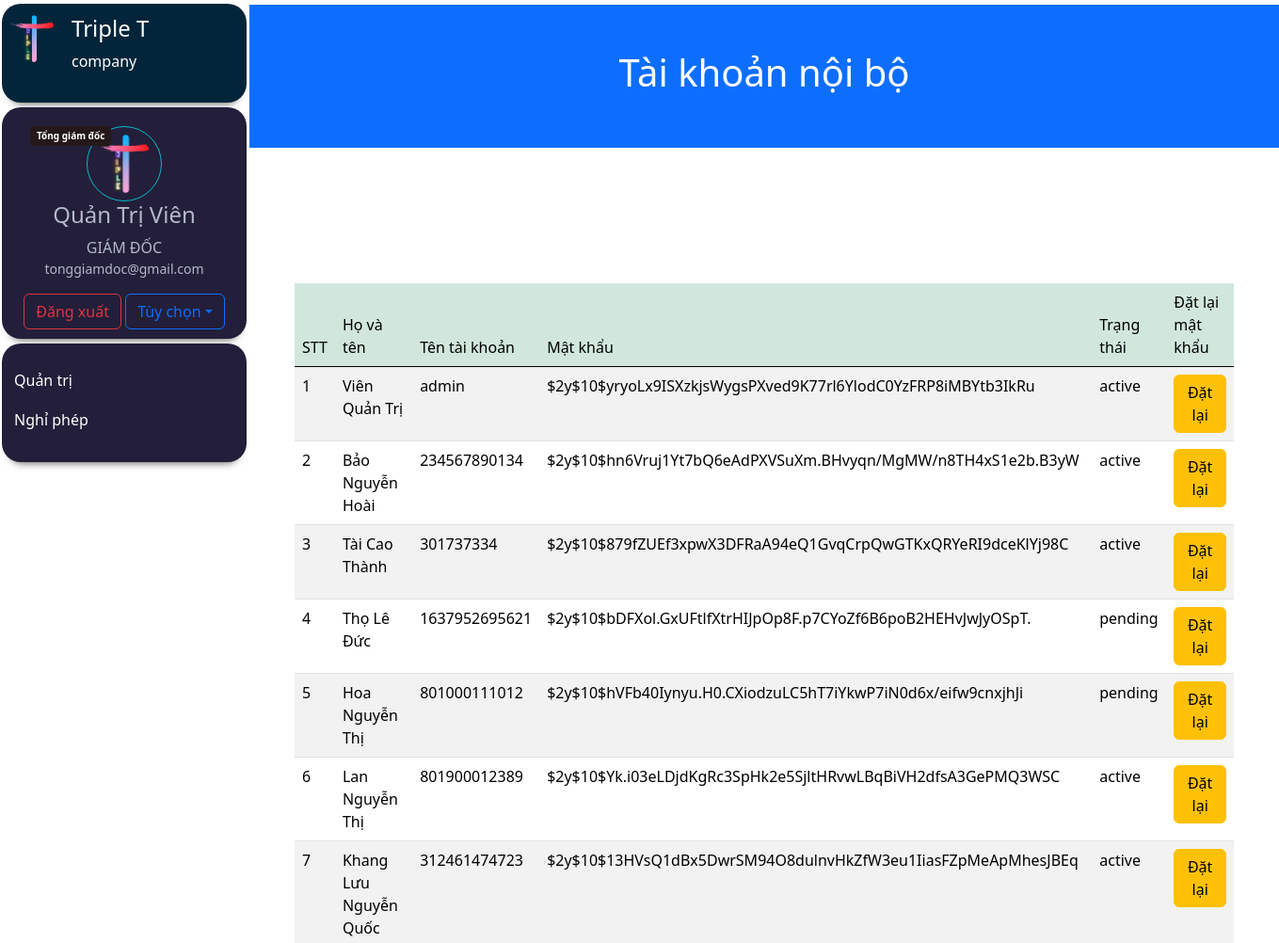
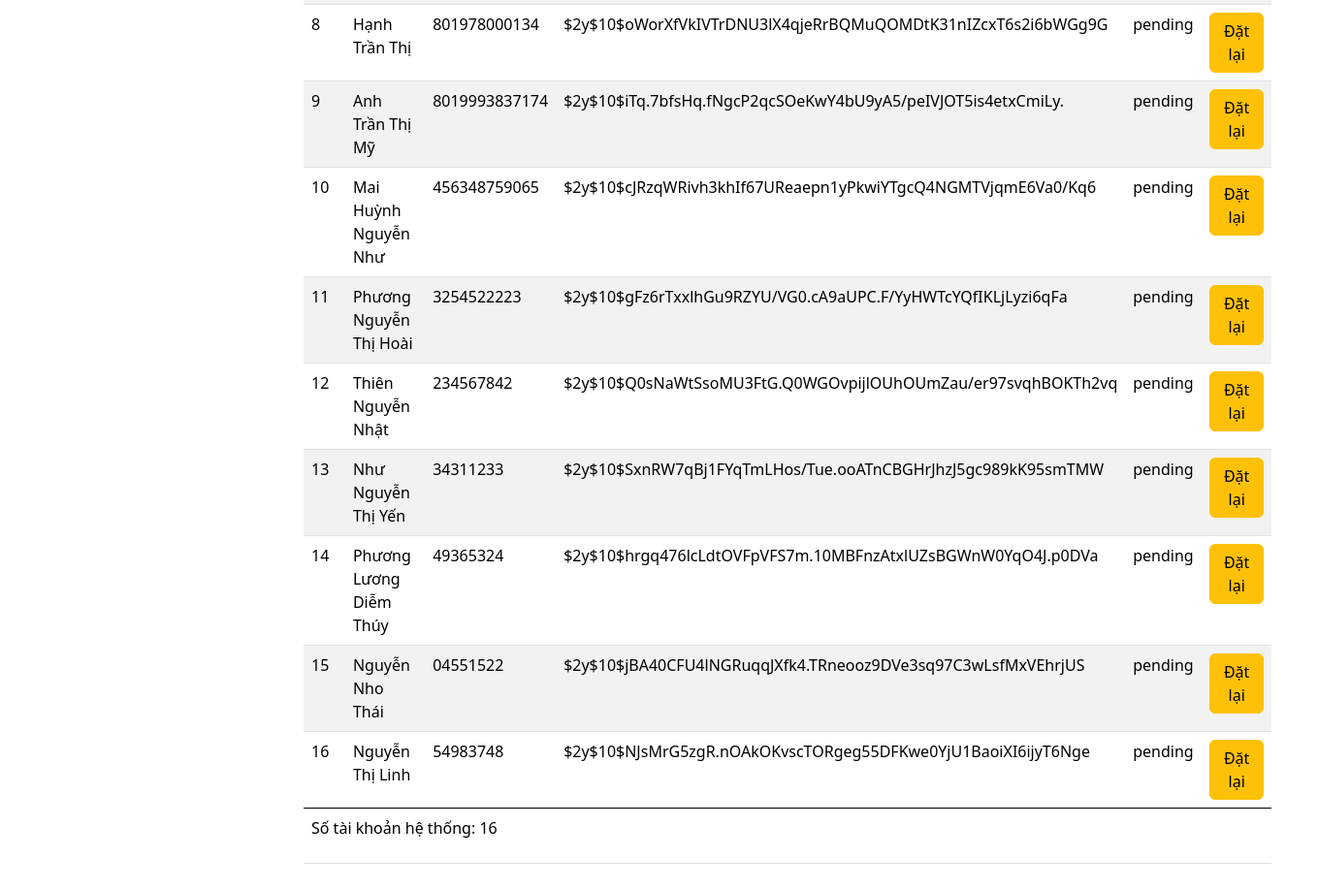
Page /dist/manage_account.php (signed in) on the committed database (2 pictures, top to bottom).
### tables this page shows
CREATE TABLE `nhanvien` (
  `stt` int(11) NOT NULL,
  `avatar` varchar(128) DEFAULT NULL,
  `chucvu` varchar(128) DEFAULT NULL,
  `phongban` varchar(128) DEFAULT NULL,
  `lastname` varchar(128) DEFAULT NULL,
  `firstname` varchar(128) DEFAULT NULL,
  `ngaysinh` date DEFAULT NULL,
  `gender` varchar(128) DEFAULT NULL,
  `cccd` varchar(128) NOT NULL,
  `ngaycap` date DEFAULT NULL,
  `noicap` varchar(128) DEFAULT NULL,
  `quoctich` varchar(128) DEFAULT NULL,
  `dantoc` varchar(128) DEFAULT NULL,
  `tongiao` varchar(128) DEFAULT NULL,
  `noisinh` varchar(128) DEFAULT NULL,
  `thuongtru` varchar(128) DEFAULT NULL,
  `sdt` bigint(20) DEFAULT NULL,
  `sdtkc` bigint(20) DEFAULT NULL,
  `quanhe` varchar(128) DEFAULT NULL,
  `email` varchar(128) DEFAULT NULL,
  `duoiemail` varchar(128) DEFAULT NULL,
  `stk` bigint(20) DEFAULT NULL,
  `nganhang` varchar(128) DEFAULT NULL
);

### www/dist/config.php (called while the page is built, shortened)
<?php
  function connection() {
    $conn = new mysqli(host, user, pass, dbName);
    return $conn;
  }
	function getAccount() {
        $sql = 'select * from login';
        $conn = connection();
        $stmt = $conn->prepare($sql);
        if ( !$stmt->execute() ) {
            return array('code'=>1, 'error'=>'Excute command failled');
        }
        $result = $stmt->get_result();
        $data = array();
        while ($row = $result->fetch_assoc())
        {
            $data[] = $row;
        }
        return array('code'=>0, 'error'=>'', 'data'=>$data);
    }
?>

### www/dist/manage_account.php (the view, shortened to what this page needs)
<?php
  require_once('config.php');
  require_once('config.php');
    $result = getAccount();
    $number_of_account = 0;
    if ($result['code']==0) {
      $accountList = $result['data'];
      $number_of_account = count($accountList);
  }
?>
<!doctype html>
<html lang="en">
  <head>
    <link href="https://cdn.jsdelivr.net/npm/bootstrap@5.0.2/dist/css/bootstrap.min.css" rel="stylesheet"
>
    <link href="../assets/dist/css/bootstrap.min.css" rel="stylesheet">
        <link rel="stylesheet" href="../style.css">
    </head>
<body>
<?php
    include 'sidebar.php';
    ?>
<div class="main">
  <div class="p-5 bg-primary text-white text-center">
    <h1>Tài khoản nội bộ</h1>
  </div>
  <div class="d-grid pt-5">
  <div class="container-fuild p-5 my-5">
    <div class="table-responsive">
      <table class="table table-hover table-striped rounded-3">
        <thead class="table-success">
          <tr>
            <td>STT</td>
            <td>Họ và tên</td>
            <td>Tên tài khoản</td>
            <td>Mật khẩu</td>
            <td>Trạng thái</td>
            <td>Đặt lại mật khẩu</td>
          </tr>
        </thead>
        <tbody>
        <?php
        $count1 = 0;
                        foreach ($accountList as $account) {
                          $count1 =  $count1 +1;
                            $accountuser = $account['user'];
                            $accountpass = $account['pass'];
                            $name = $account['firstname'] . ' ' . $account['lastname'];
                            $accounttrangthai = $account['trangthai'];
                    ?>
                            <tr class="item">
                            <td><?=$count1?></td>
                                <td><?=$name?></td>
                                <td id="user"><?=$accountuser?></td>
                                <td><?=$accountpass?></td>
                                <td><?=$accounttrangthai?></td>
                                <td>
                                <a class="btn btn-warning" href="manage_account.php?id=<?=$accountuser?>">Đặt lại</a>
                                </td>
                            </tr>
                          <?php
                        }
                      ?>
                    </tbody>
                    <tfoot class="bg-z">
                        <tr>
                            <td colspan="11">
                                <div class="clearfix">
                                    <p id="total-price" class="fl-right">Số tài khoản hệ thống: <?=$number_of_account?></p>
                                </div>
                            </td>
                        </tr>
                    </tfoot>
                </table>
        </div>
</div>
  </body>
</html>

### www/dist/sidebar.php (shortened to what this page needs)
<?php
  $user = $_SESSION['user'];
  require_once('config.php');
  $conn = new mysqli('mysql-server', 'root', 'root', 'quantrivien');
  $sql = "SELECT * FROM nhanvien WHERE cccd='$user'";
  $result =$conn -> query($sql);
  $data = $result->fetch_array();
  $email = $data['email'].$data['duoiemail'];
  ?>
<div class ="home">
    <div class="flex-shrink-0 sidenav">
        <div class="logobrandcard">
            <div class="d-flex flex-row logothuonghieu">
                <div class="p-2"><a href="home.php"><img src="../images/logo.svg" width="50" /></a></div>
                <div class="p-2">
                    <h4>Triple T</h4>
                    <p>company</p>
                </div>
            </div>
        </div>
        <div class="profilecard">
            <span class="chucvu" chucvu="<?=$data['chucvu']?>"><?=$data['chucvu']?></span>
            <img class="round" src="../images/logo.png" height ="80" alt="user" />
            <h4 class="ten"><?=$_SESSION['name'] ?></h4>
            <h7 class ="phongban"><?=$data['phongban']?></h7>
            <p class ="email"><?=$email?></p>
            <a class="btn btn-outline-danger" href="logout.php">Đăng xuất</a>
            <button class="btn btn-outline-primary dropdown-toggle " data-bs-toggle="dropdown">Tùy chọn</button>
        </div>
        <div class="selectlist flex-fluid">
            <ul class="list-unstyled ps-0">
                <li class="mb-1 hidequantri" permission="<?=$_SESSION['permission'] ?>" >
                    <button class="btn title1 align-items-center rounded collapsed" data-bs-toggle="collapse" data-bs-target="#home-collapse" aria-expanded="false">
                    Quản trị
                    </button>
                </li>
                <li class="mb-1" >
                    <button class="btn title1 align-items-center rounded collapsed" data-bs-toggle="collapse" data-bs-target="#tinhnang-collapse" aria-expanded="false">
                    Nghỉ phép
                    </button>
                </li>
            </ul>
        </div>
    </div>
</div>

### www/style.css (style rules this page uses)
.sidenav { height: 100%; width: 260px; position: fixed; z-index: 1; top: 0; left: 2px; background-color: none; overflow-x: hidden; }
.sidenav .phongban { margin: 5px 0; text-transform: uppercase; }
.sidenav .email { font-size: 14px; line-height: 21px; }
.sidenav .logobrandcard { background-color: #032539; border-radius: 20px; box-shadow: 0px 10px 10px -10px rgba(0,0,0,0.75); color: #ffffff; padding-top: 4px; position: relative; max-width: 100%; text-align: left; margin-top: 4px; height: 105px; }
.sidenav .profilecard { background-color: #231E39; border-radius: 20px; box-shadow: 0px 10px 10px -10px rgba(0,0,0,0.75); color: #B3B8CD; padding-top: 20px; padding-bottom: 10px; position: relative; width: 350px; max-width: 100%; text-align: center; margin-top: 5px; }
.sidenav .profilecard .chucvu[chucvu="Tổng giám đốc"] { color: #ffffff; background-color: #241818; border-radius: 3px; font-size: 10px; font-weight: bold; padding: 3px 7px; position: absolute; top: 20px; left: 30px; }
.sidenav .profilecard .round { border: 1px solid #03BFCB; border-radius: 50%; padding: 8px; }
.sidenav .selectlist { background-color: #231E39; border-radius: 20px; box-shadow: 0px 10px 10px -10px rgba(0,0,0,0.75); color: #B3B8CD; padding-top: 20px; padding-bottom: 10px; position: relative; width: 350px; max-width: 100%; text-align: left; margin-top: 5px; }
.sidenav .rounded { color: rgb(255, 255, 255); }
.main { margin-left: 265px; margin-top: 5px; }

### rows in the picture
nhanvien: chucvu "Tổng giám đốc", phongban "GIÁM ĐỐC", email "tonggiamdoc@gmail.com"

### other values in the picture
$_SESSION['name'] "Quản Trị Viên"
$name "Viên Quản Trị"
$accountuser "admin"
$accountpass "$2y$10$yryoLx9ISXzkjsWygsPXved9K77rl6YlodC0YzFRP8iMBYtb3IkRu"
$accounttrangthai "active"
$name "Bảo Nguyễn Hoài"
$accountuser "234567890134"
$accountpass "$2y$10$hn6Vruj1Yt7bQ6eAdPXVSuXm.BHvyqn/MgMW/n8TH4xS1e2b.B3yW"
$name "Tài Cao Thành"
$accountuser "301737334"
$accountpass "$2y$10$879fZUEf3xpwX3DFRaA94eQ1GvqCrpQwGTKxQRYeRI9dceKlYj98C"
$name "Thọ Lê Đức"
$accountuser "1637952695621"
$accountpass "$2y$10$bDFXol.GxUFtlfXtrHIJpOp8F.p7CYoZf6B6poB2HEHvJwJyOSpT."
$accounttrangthai "pending"
